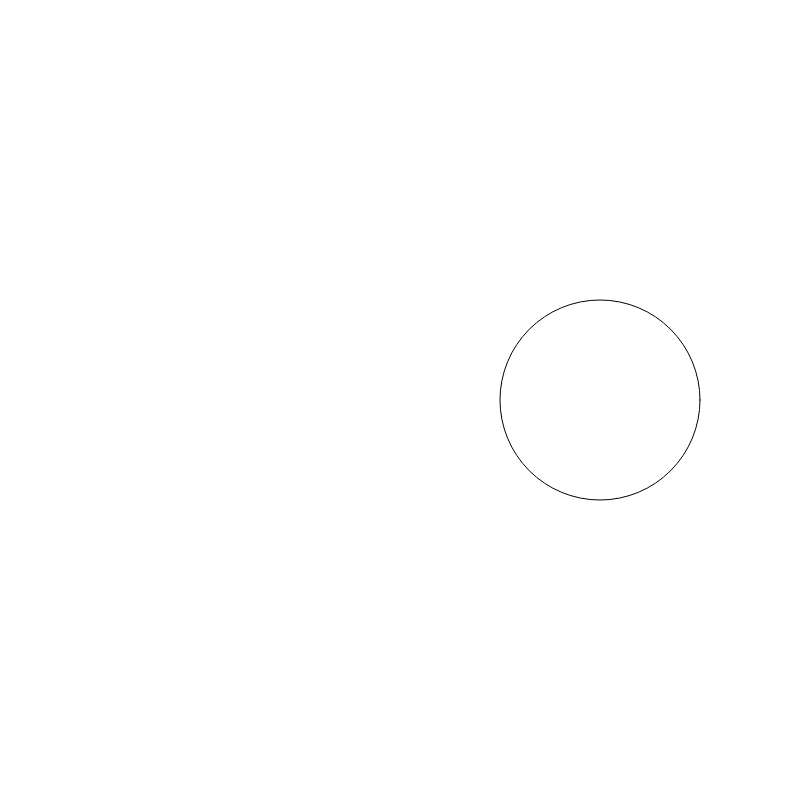
Frame 1 (no input)
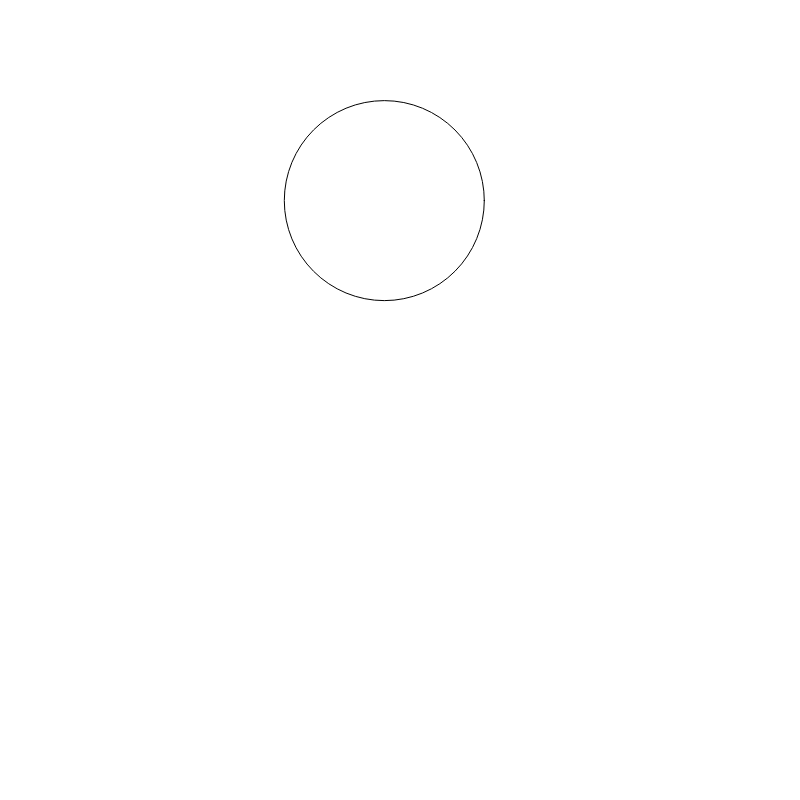
Frame 60 (no input)
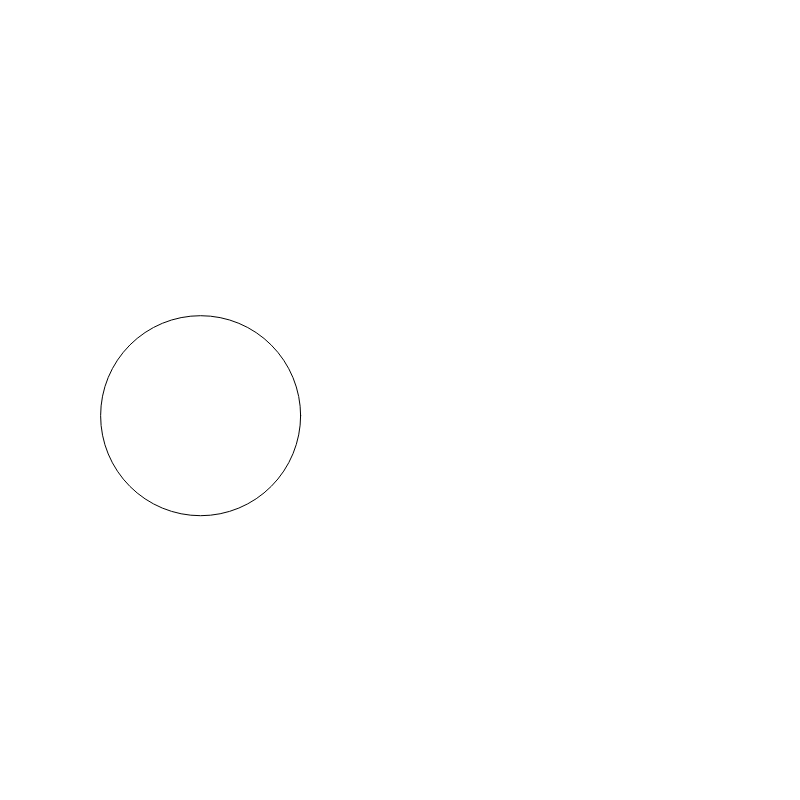
Frame 120 (the mouse pressed at the canvas centre since frame 60)

The p5.js sketch that drew these frames (run headless with seeded random() and noise() and a simulated clock; from frame 60 on, the mouse is pressed at the canvas centre):

// p5.js sketch
// ── sketch.js
function setup() 
{
  createCanvas(800,800);
}
var theta = 0, r = 200, radius = 200;
var x, y;
function draw() 
{
  translate(400,400);
  clear();
  //for circular nature
  x=r*cos(theta); 
  y=r*sin(theta);
  
  ellipse(x,y,radius,radius); //moving body
  
  theta = theta + PI/40;
}
